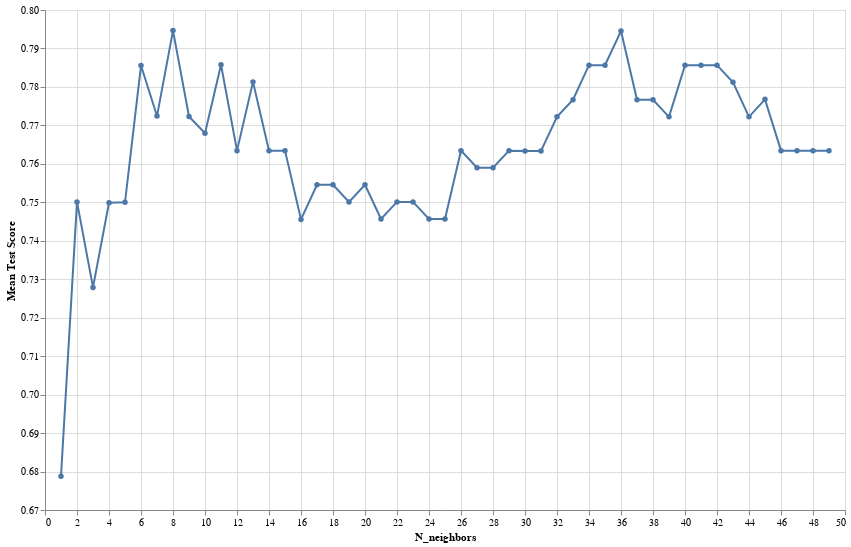

Write notebook code for a chart like this one.
### Code cell
accuracy_versus_k_grid = alt.Chart(accuracies_grid).mark_line(point=True).encode(
     x=alt.X("param_kneighborsclassifier__n_neighbors", title = "N_neighbors"),
     y=alt.Y("mean_test_score", title = "Mean Test Score").scale(zero=False)
).properties(
    height=500,
    width=800
)
accuracy_versus_k_grid
# optimal is 36 and 6

### Figure 1 — Vega-Lite specification as saved in the notebook (floating-point values rounded to 4 significant figures)
{"config": {"view": {"continuousWidth": 300, "continuousHeight": 300}}, "data": {"name": "data-6375ad8b7fe3f30514e1131139b837df"}, "mark": {"type": "line", "point": true}, "encoding": {"x": {"field": "param_kneighborsclassifier__n_neighbors", "title": "N_neighbors", "type": "quantitative"}, "y": {"field": "mean_test_score", "scale": {"zero": false}, "title": "Mean Test Score", "type": "quantitative"}}, "height": 500, "width": 800, "$schema": "https://vega.github.io/schema/vega-lite/v5.16.3.json", "datasets": {"data-6375ad8b7fe3f30514e1131139b837df": [{"mean_fit_time": 0.008283, "std_fit_time": 0.0001963, "mean_score_time": 0.008689, "std_score_time": 0.0006131, "param_kneighborsclassifier__n_neighbors": 1, "params": {"kneighborsclassifier__n_neighbors": 1}, "split0_test_score": 0.7111, "split1_test_score": 0.6667, "split2_test_score": 0.6667, "split3_test_score": 0.6222, "split4_test_score": 0.7273, "mean_test_score": 0.6788, "std_test_score": 0.03712, "rank_test_score": 49, "split0_train_score": 0.8659, "split1_train_score": 0.8883, "split2_train_score": 0.9106, "split3_train_score": 0.9106, "split4_train_score": 0.9111, "mean_train_score": 0.8973, "std_train_score": 0.01795}, {"mean_fit_time": 0.0139, "std_fit_time": 0.004431, "mean_score_time": 0.009601, "std_score_time": 0.0007271, "param_kneighborsclassifier__n_neighbors": 2, "params": {"kneighborsclassifier__n_neighbors": 2}, "split0_test_score": 0.7556, "split1_test_score": 0.7333, "split2_test_score": 0.7333, "split3_test_score": 0.7556, "split4_test_score": 0.7727, "mean_test_score": 0.7501, "std_test_score": 0.01506, "rank_test_score": 38, "split0_train_score": 0.8212, "split1_train_score": 0.8101, "split2_train_score": 0.838, "split3_train_score": 0.8324, "split4_train_score": 0.8333, "mean_train_score": 0.827, "std_train_score": 0.0101}, {"mean_fit_time": 0.009394, "std_fit_time": 0.001298, "mean_score_time": 0.009255, "std_score_time": 0.0008823, "param_kneighborsclassifier__n_neighbors": 3, "params": {"kneighborsclassifier__n_neighbors": 3}, "split0_test_score": 0.7556, "split1_test_score": 0.7556, "split2_test_score": 0.7556, "split3_test_score": 0.6, "split4_test_score": 0.7727, "mean_test_score": 0.7279, "std_test_score": 0.06428, "rank_test_score": 48, "split0_train_score": 0.8324, "split1_train_score": 0.8045, "split2_train_score": 0.8324, "split3_train_score": 0.8324, "split4_train_score": 0.8389, "mean_train_score": 0.8281, "std_train_score": 0.01209}, {"mean_fit_time": 0.009341, "std_fit_time": 0.003638, "mean_score_time": 0.01012, "std_score_time": 0.003046, "param_kneighborsclassifier__n_neighbors": 4, "params": {"kneighborsclassifier__n_neighbors": 4}, "split0_test_score": 0.7333, "split1_test_score": 0.7778, "split2_test_score": 0.7778, "split3_test_score": 0.7333, "split4_test_score": 0.7273, "mean_test_score": 0.7499, "std_test_score": 0.02287, "rank_test_score": 43, "split0_train_score": 0.8045, "split1_train_score": 0.8101, "split2_train_score": 0.8324, "split3_train_score": 0.7989, "split4_train_score": 0.85, "mean_train_score": 0.8192, "std_train_score": 0.01916}, {"mean_fit_time": 0.009227, "std_fit_time": 0.003008, "mean_score_time": 0.01059, "std_score_time": 0.003227, "param_kneighborsclassifier__n_neighbors": 5, "params": {"kneighborsclassifier__n_neighbors": 5}, "split0_test_score": 0.7333, "split1_test_score": 0.8222, "split2_test_score": 0.7333, "split3_test_score": 0.7111, "split4_test_score": 0.75, "mean_test_score": 0.75, "std_test_score": 0.03817, "rank_test_score": 42, "split0_train_score": 0.8212, "split1_train_score": 0.838, "split2_train_score": 0.8324, "split3_train_score": 0.8101, "split4_train_score": 0.8556, "mean_train_score": 0.8314, "std_train_score": 0.01541}, {"mean_fit_time": 0.01555, "std_fit_time": 0.01288, "mean_score_time": 0.02125, "std_score_time": 0.01289, "param_kneighborsclassifier__n_neighbors": 6, "params": {"kneighborsclassifier__n_neighbors": 6}, "split0_test_score": 0.7556, "split1_test_score": 0.8444, "split2_test_score": 0.7778, "split3_test_score": 0.8, "split4_test_score": 0.75, "mean_test_score": 0.7856, "std_test_score": 0.03435, "rank_test_score": 9, "split0_train_score": 0.8045, "split1_train_score": 0.8045, "split2_train_score": 0.8268, "split3_train_score": 0.8045, "split4_train_score": 0.8278, "mean_train_score": 0.8136, "std_train_score": 0.01119}, {"mean_fit_time": 0.01152, "std_fit_time": 0.003685, "mean_score_time": 0.008592, "std_score_time": 0.002773, "param_kneighborsclassifier__n_neighbors": 7, "params": {"kneighborsclassifier__n_neighbors": 7}, "split0_test_score": 0.7333, "split1_test_score": 0.8222, "split2_test_score": 0.7778, "split3_test_score": 0.7333, "split4_test_score": 0.7955, "mean_test_score": 0.7724, "std_test_score": 0.03491, "rank_test_score": 16, "split0_train_score": 0.8156, "split1_train_score": 0.8156, "split2_train_score": 0.8156, "split3_train_score": 0.7877, "split4_train_score": 0.8056, "mean_train_score": 0.808, "std_train_score": 0.01089}, {"mean_fit_time": 0.007115, "std_fit_time": 0.003117, "mean_score_time": 0.01224, "std_score_time": 0.001759, "param_kneighborsclassifier__n_neighbors": 8, "params": {"kneighborsclassifier__n_neighbors": 8}, "split0_test_score": 0.7333, "split1_test_score": 0.8667, "split2_test_score": 0.8222, "split3_test_score": 0.7556, "split4_test_score": 0.7955, "mean_test_score": 0.7946, "std_test_score": 0.0474, "rank_test_score": 1, "split0_train_score": 0.8156, "split1_train_score": 0.7877, "split2_train_score": 0.8045, "split3_train_score": 0.7989, "split4_train_score": 0.8111, "mean_train_score": 0.8036, "std_train_score": 0.009767}, {"mean_fit_time": 0.009363, "std_fit_time": 0.001446, "mean_score_time": 0.008303, "std_score_time": 0.002383, "param_kneighborsclassifier__n_neighbors": 9, "params": {"kneighborsclassifier__n_neighbors": 9}, "split0_test_score": 0.7333, "split1_test_score": 0.8444, "split2_test_score": 0.7778, "split3_test_score": 0.7333, "split4_test_score": 0.7727, "mean_test_score": 0.7723, "std_test_score": 0.04067, "rank_test_score": 17, "split0_train_score": 0.8156, "split1_train_score": 0.8101, "split2_train_score": 0.8101, "split3_train_score": 0.8045, "split4_train_score": 0.8056, "mean_train_score": 0.8092, "std_train_score": 0.003965}, {"mean_fit_time": 0.00595, "std_fit_time": 0.002741, "mean_score_time": 0.01661, "std_score_time": 0.008424, "param_kneighborsclassifier__n_neighbors": 10, "params": {"kneighborsclassifier__n_neighbors": 10}, "split0_test_score": 0.7333, "split1_test_score": 0.7778, "split2_test_score": 0.8, "split3_test_score": 0.7333, "split4_test_score": 0.7955, "mean_test_score": 0.768, "std_test_score": 0.02925, "rank_test_score": 21, "split0_train_score": 0.8156, "split1_train_score": 0.7877, "split2_train_score": 0.7989, "split3_train_score": 0.7821, "split4_train_score": 0.7889, "mean_train_score": 0.7946, "std_train_score": 0.01181}, {"mean_fit_time": 0.01402, "std_fit_time": 0.005522, "mean_score_time": 0.009115, "std_score_time": 0.001223, "param_kneighborsclassifier__n_neighbors": 11, "params": {"kneighborsclassifier__n_neighbors": 11}, "split0_test_score": 0.7333, "split1_test_score": 0.8667, "split2_test_score": 0.7778, "split3_test_score": 0.7556, "split4_test_score": 0.7955, "mean_test_score": 0.7858, "std_test_score": 0.04553, "rank_test_score": 3, "split0_train_score": 0.8045, "split1_train_score": 0.7877, "split2_train_score": 0.7989, "split3_train_score": 0.7989, "split4_train_score": 0.7944, "mean_train_score": 0.7969, "std_train_score": 0.005579}, {"mean_fit_time": 0.008102, "std_fit_time": 0.004783, "mean_score_time": 0.01135, "std_score_time": 0.002746, "param_kneighborsclassifier__n_neighbors": 12, "params": {"kneighborsclassifier__n_neighbors": 12}, "split0_test_score": 0.7111, "split1_test_score": 0.8222, "split2_test_score": 0.7778, "split3_test_score": 0.7333, "split4_test_score": 0.7727, "mean_test_score": 0.7634, "std_test_score": 0.03845, "rank_test_score": 22, "split0_train_score": 0.8045, "split1_train_score": 0.7821, "split2_train_score": 0.7933, "split3_train_score": 0.8101, "split4_train_score": 0.7833, "mean_train_score": 0.7947, "std_train_score": 0.01114}, {"mean_fit_time": 0.007839, "std_fit_time": 0.001681, "mean_score_time": 0.01576, "std_score_time": 0.006828, "param_kneighborsclassifier__n_neighbors": 13, "params": {"kneighborsclassifier__n_neighbors": 13}, "split0_test_score": 0.7333, "split1_test_score": 0.8444, "split2_test_score": 0.7778, "split3_test_score": 0.7556, "split4_test_score": 0.7955, "mean_test_score": 0.7813, "std_test_score": 0.03785, "rank_test_score": 10, "split0_train_score": 0.7933, "split1_train_score": 0.7709, "split2_train_score": 0.7933, "split3_train_score": 0.8045, "split4_train_score": 0.7778, "mean_train_score": 0.788, "std_train_score": 0.01202}, {"mean_fit_time": 0.00892, "std_fit_time": 0.001965, "mean_score_time": 0.009602, "std_score_time": 0.00433, "param_kneighborsclassifier__n_neighbors": 14, "params": {"kneighborsclassifier__n_neighbors": 14}, "split0_test_score": 0.7111, "split1_test_score": 0.8, "split2_test_score": 0.8, "split3_test_score": 0.7333, "split4_test_score": 0.7727, "mean_test_score": 0.7634, "std_test_score": 0.03579, "rank_test_score": 22, "split0_train_score": 0.7989, "split1_train_score": 0.7821, "split2_train_score": 0.7821, "split3_train_score": 0.7933, "split4_train_score": 0.7889, "mean_train_score": 0.7891, "std_train_score": 0.006492}, {"mean_fit_time": 0.00985, "std_fit_time": 0.001554, "mean_score_time": 0.009928, "std_score_time": 0.001957, "param_kneighborsclassifier__n_neighbors": 15, "params": {"kneighborsclassifier__n_neighbors": 15}, "split0_test_score": 0.7111, "split1_test_score": 0.8222, "split2_test_score": 0.7778, "split3_test_score": 0.7333, "split4_test_score": 0.7727, "mean_test_score": 0.7634, "std_test_score": 0.03845, "rank_test_score": 22, "split0_train_score": 0.7877, "split1_train_score": 0.7486, "split2_train_score": 0.7821, "split3_train_score": 0.7989, "split4_train_score": 0.7944, "mean_train_score": 0.7824, "std_train_score": 0.01782}, {"mean_fit_time": 0.01204, "std_fit_time": 0.003952, "mean_score_time": 0.01321, "std_score_time": 0.007887, "param_kneighborsclassifier__n_neighbors": 16, "params": {"kneighborsclassifier__n_neighbors": 16}, "split0_test_score": 0.7111, "split1_test_score": 0.8, "split2_test_score": 0.7778, "split3_test_score": 0.6889, "split4_test_score": 0.75, "mean_test_score": 0.7456, "std_test_score": 0.04104, "rank_test_score": 47, "split0_train_score": 0.7989, "split1_train_score": 0.7598, "split2_train_score": 0.7821, "split3_train_score": 0.7821, "split4_train_score": 0.7667, "mean_train_score": 0.7779, "std_train_score": 0.01364}, {"mean_fit_time": 0.009286, "std_fit_time": 0.003461, "mean_score_time": 0.01002, "std_score_time": 0.002262, "param_kneighborsclassifier__n_neighbors": 17, "params": {"kneighborsclassifier__n_neighbors": 17}, "split0_test_score": 0.7111, "split1_test_score": 0.8222, "split2_test_score": 0.7778, "split3_test_score": 0.6889, "split4_test_score": 0.7727, "mean_test_score": 0.7545, "std_test_score": 0.04827, "rank_test_score": 35, "split0_train_score": 0.7933, "split1_train_score": 0.7486, "split2_train_score": 0.7877, "split3_train_score": 0.7877, "split4_train_score": 0.7889, "mean_train_score": 0.7812, "std_train_score": 0.01645}, {"mean_fit_time": 0.008558, "std_fit_time": 0.001891, "mean_score_time": 0.01169, "std_score_time": 0.004472, "param_kneighborsclassifier__n_neighbors": 18, "params": {"kneighborsclassifier__n_neighbors": 18}, "split0_test_score": 0.7111, "split1_test_score": 0.8, "split2_test_score": 0.7778, "split3_test_score": 0.7111, "split4_test_score": 0.7727, "mean_test_score": 0.7545, "std_test_score": 0.03663, "rank_test_score": 35, "split0_train_score": 0.7709, "split1_train_score": 0.7542, "split2_train_score": 0.7933, "split3_train_score": 0.7877, "split4_train_score": 0.7667, "mean_train_score": 0.7746, "std_train_score": 0.01424}, {"mean_fit_time": 0.00739, "std_fit_time": 0.001969, "mean_score_time": 0.01098, "std_score_time": 0.004206, "param_kneighborsclassifier__n_neighbors": 19, "params": {"kneighborsclassifier__n_neighbors": 19}, "split0_test_score": 0.7333, "split1_test_score": 0.8, "split2_test_score": 0.7556, "split3_test_score": 0.6889, "split4_test_score": 0.7727, "mean_test_score": 0.7501, "std_test_score": 0.03758, "rank_test_score": 38, "split0_train_score": 0.7877, "split1_train_score": 0.7598, "split2_train_score": 0.7933, "split3_train_score": 0.7877, "split4_train_score": 0.7667, "mean_train_score": 0.779, "std_train_score": 0.01325}, {"mean_fit_time": 0.007543, "std_fit_time": 0.002226, "mean_score_time": 0.01562, "std_score_time": 0.009049, "param_kneighborsclassifier__n_neighbors": 20, "params": {"kneighborsclassifier__n_neighbors": 20}, "split0_test_score": 0.7111, "split1_test_score": 0.7778, "split2_test_score": 0.8, "split3_test_score": 0.7111, "split4_test_score": 0.7727, "mean_test_score": 0.7545, "std_test_score": 0.03663, "rank_test_score": 35, "split0_train_score": 0.7765, "split1_train_score": 0.7654, "split2_train_score": 0.7654, "split3_train_score": 0.7877, "split4_train_score": 0.7667, "mean_train_score": 0.7723, "std_train_score": 0.008756}, {"mean_fit_time": 0.007203, "std_fit_time": 0.002459, "mean_score_time": 0.01717, "std_score_time": 0.01198, "param_kneighborsclassifier__n_neighbors": 21, "params": {"kneighborsclassifier__n_neighbors": 21}, "split0_test_score": 0.7111, "split1_test_score": 0.7778, "split2_test_score": 0.7556, "split3_test_score": 0.7111, "split4_test_score": 0.7727, "mean_test_score": 0.7457, "std_test_score": 0.02915, "rank_test_score": 44, "split0_train_score": 0.7765, "split1_train_score": 0.7654, "split2_train_score": 0.7877, "split3_train_score": 0.7877, "split4_train_score": 0.7667, "mean_train_score": 0.7768, "std_train_score": 0.009712}, {"mean_fit_time": 0.009943, "std_fit_time": 0.005776, "mean_score_time": 0.01225, "std_score_time": 0.004408, "param_kneighborsclassifier__n_neighbors": 22, "params": {"kneighborsclassifier__n_neighbors": 22}, "split0_test_score": 0.7111, "split1_test_score": 0.7778, "split2_test_score": 0.7778, "split3_test_score": 0.7111, "split4_test_score": 0.7727, "mean_test_score": 0.7501, "std_test_score": 0.03189, "rank_test_score": 38, "split0_train_score": 0.7709, "split1_train_score": 0.7598, "split2_train_score": 0.7598, "split3_train_score": 0.7877, "split4_train_score": 0.7611, "mean_train_score": 0.7679, "std_train_score": 0.01077}, {"mean_fit_time": 0.007586, "std_fit_time": 0.001833, "mean_score_time": 0.01266, "std_score_time": 0.005027, "param_kneighborsclassifier__n_neighbors": 23, "params": {"kneighborsclassifier__n_neighbors": 23}, "split0_test_score": 0.7111, "split1_test_score": 0.7778, "split2_test_score": 0.7778, "split3_test_score": 0.7111, "split4_test_score": 0.7727, "mean_test_score": 0.7501, "std_test_score": 0.03189, "rank_test_score": 38, "split0_train_score": 0.7765, "split1_train_score": 0.7598, "split2_train_score": 0.7654, "split3_train_score": 0.7877, "split4_train_score": 0.7556, "mean_train_score": 0.769, "std_train_score": 0.01171}, {"mean_fit_time": 0.009094, "std_fit_time": 0.006097, "mean_score_time": 0.009829, "std_score_time": 0.00349, "param_kneighborsclassifier__n_neighbors": 24, "params": {"kneighborsclassifier__n_neighbors": 24}, "split0_test_score": 0.7111, "split1_test_score": 0.7778, "split2_test_score": 0.7778, "split3_test_score": 0.6889, "split4_test_score": 0.7727, "mean_test_score": 0.7457, "std_test_score": 0.03798, "rank_test_score": 44, "split0_train_score": 0.7765, "split1_train_score": 0.7598, "split2_train_score": 0.7598, "split3_train_score": 0.7877, "split4_train_score": 0.7556, "mean_train_score": 0.7679, "std_train_score": 0.01226}, {"mean_fit_time": 0.008593, "std_fit_time": 0.004444, "mean_score_time": 0.01069, "std_score_time": 0.003856, "param_kneighborsclassifier__n_neighbors": 25, "params": {"kneighborsclassifier__n_neighbors": 25}, "split0_test_score": 0.7111, "split1_test_score": 0.7778, "split2_test_score": 0.7778, "split3_test_score": 0.6889, "split4_test_score": 0.7727, "mean_test_score": 0.7457, "std_test_score": 0.03798, "rank_test_score": 44, "split0_train_score": 0.7765, "split1_train_score": 0.7542, "split2_train_score": 0.7654, "split3_train_score": 0.7877, "split4_train_score": 0.7556, "mean_train_score": 0.7679, "std_train_score": 0.01276}, {"mean_fit_time": 0.008497, "std_fit_time": 0.004174, "mean_score_time": 0.01015, "std_score_time": 0.007781, "param_kneighborsclassifier__n_neighbors": 26, "params": {"kneighborsclassifier__n_neighbors": 26}, "split0_test_score": 0.7333, "split1_test_score": 0.8, "split2_test_score": 0.8, "split3_test_score": 0.7111, "split4_test_score": 0.7727, "mean_test_score": 0.7634, "std_test_score": 0.03579, "rank_test_score": 22, "split0_train_score": 0.7709, "split1_train_score": 0.7542, "split2_train_score": 0.7654, "split3_train_score": 0.7765, "split4_train_score": 0.7611, "mean_train_score": 0.7656, "std_train_score": 0.007728}, {"mean_fit_time": 0.01553, "std_fit_time": 0.006406, "mean_score_time": 0.01298, "std_score_time": 0.002449, "param_kneighborsclassifier__n_neighbors": 27, "params": {"kneighborsclassifier__n_neighbors": 27}, "split0_test_score": 0.7111, "split1_test_score": 0.8, "split2_test_score": 0.8, "split3_test_score": 0.7111, "split4_test_score": 0.7727, "mean_test_score": 0.759, "std_test_score": 0.04034, "rank_test_score": 33, "split0_train_score": 0.7765, "split1_train_score": 0.7542, "split2_train_score": 0.7654, "split3_train_score": 0.7765, "split4_train_score": 0.7556, "mean_train_score": 0.7656, "std_train_score": 0.009699}, {"mean_fit_time": 0.01398, "std_fit_time": 0.003566, "mean_score_time": 0.007217, "std_score_time": 0.004428, "param_kneighborsclassifier__n_neighbors": 28, "params": {"kneighborsclassifier__n_neighbors": 28}, "split0_test_score": 0.7111, "split1_test_score": 0.8, "split2_test_score": 0.8, "split3_test_score": 0.7111, "split4_test_score": 0.7727, "mean_test_score": 0.759, "std_test_score": 0.04034, "rank_test_score": 33, "split0_train_score": 0.7821, "split1_train_score": 0.7598, "split2_train_score": 0.7542, "split3_train_score": 0.7765, "split4_train_score": 0.7667, "mean_train_score": 0.7679, "std_train_score": 0.01032}, {"mean_fit_time": 0.01031, "std_fit_time": 0.003576, "mean_score_time": 0.00914, "std_score_time": 0.004805, "param_kneighborsclassifier__n_neighbors": 29, "params": {"kneighborsclassifier__n_neighbors": 29}, "split0_test_score": 0.7111, "split1_test_score": 0.8, "split2_test_score": 0.8, "split3_test_score": 0.7333, "split4_test_score": 0.7727, "mean_test_score": 0.7634, "std_test_score": 0.03579, "rank_test_score": 22, "split0_train_score": 0.7821, "split1_train_score": 0.7598, "split2_train_score": 0.7598, "split3_train_score": 0.7709, "split4_train_score": 0.7667, "mean_train_score": 0.7679, "std_train_score": 0.008308}, {"mean_fit_time": 0.009815, "std_fit_time": 0.001157, "mean_score_time": 0.008056, "std_score_time": 0.005948, "param_kneighborsclassifier__n_neighbors": 30, "params": {"kneighborsclassifier__n_neighbors": 30}, "split0_test_score": 0.7333, "split1_test_score": 0.8, "split2_test_score": 0.8, "split3_test_score": 0.7333, "split4_test_score": 0.75, "mean_test_score": 0.7633, "std_test_score": 0.03055, "rank_test_score": 31, "split0_train_score": 0.7765, "split1_train_score": 0.7598, "split2_train_score": 0.7598, "split3_train_score": 0.7765, "split4_train_score": 0.7778, "mean_train_score": 0.7701, "std_train_score": 0.008426}, {"mean_fit_time": 0.006322, "std_fit_time": 0.004663, "mean_score_time": 0.01265, "std_score_time": 0.003906, "param_kneighborsclassifier__n_neighbors": 31, "params": {"kneighborsclassifier__n_neighbors": 31}, "split0_test_score": 0.7333, "split1_test_score": 0.8, "split2_test_score": 0.8, "split3_test_score": 0.7333, "split4_test_score": 0.75, "mean_test_score": 0.7633, "std_test_score": 0.03055, "rank_test_score": 31, "split0_train_score": 0.7765, "split1_train_score": 0.7654, "split2_train_score": 0.7654, "split3_train_score": 0.7821, "split4_train_score": 0.7722, "mean_train_score": 0.7723, "std_train_score": 0.006491}, {"mean_fit_time": 0.01118, "std_fit_time": 0.004249, "mean_score_time": 0.008339, "std_score_time": 0.001064, "param_kneighborsclassifier__n_neighbors": 32, "params": {"kneighborsclassifier__n_neighbors": 32}, "split0_test_score": 0.7778, "split1_test_score": 0.8, "split2_test_score": 0.8, "split3_test_score": 0.7333, "split4_test_score": 0.75, "mean_test_score": 0.7722, "std_test_score": 0.02676, "rank_test_score": 18, "split0_train_score": 0.7765, "split1_train_score": 0.7709, "split2_train_score": 0.7598, "split3_train_score": 0.7765, "split4_train_score": 0.7833, "mean_train_score": 0.7734, "std_train_score": 0.007873}, {"mean_fit_time": 0.008042, "std_fit_time": 0.00479, "mean_score_time": 0.01053, "std_score_time": 0.002757, "param_kneighborsclassifier__n_neighbors": 33, "params": {"kneighborsclassifier__n_neighbors": 33}, "split0_test_score": 0.7778, "split1_test_score": 0.8, "split2_test_score": 0.8, "split3_test_score": 0.7556, "split4_test_score": 0.75, "mean_test_score": 0.7767, "std_test_score": 0.0212, "rank_test_score": 13, "split0_train_score": 0.7765, "split1_train_score": 0.7709, "split2_train_score": 0.7598, "split3_train_score": 0.7765, "split4_train_score": 0.7833, "mean_train_score": 0.7734, "std_train_score": 0.007873}, {"mean_fit_time": 0.0115, "std_fit_time": 0.003198, "mean_score_time": 0.0103, "std_score_time": 0.001319, "param_kneighborsclassifier__n_neighbors": 34, "params": {"kneighborsclassifier__n_neighbors": 34}, "split0_test_score": 0.7778, "split1_test_score": 0.8, "split2_test_score": 0.8, "split3_test_score": 0.7778, "split4_test_score": 0.7727, "mean_test_score": 0.7857, "std_test_score": 0.01186, "rank_test_score": 4, "split0_train_score": 0.7821, "split1_train_score": 0.7821, "split2_train_score": 0.7654, "split3_train_score": 0.7821, "split4_train_score": 0.7889, "mean_train_score": 0.7801, "std_train_score": 0.007832}, {"mean_fit_time": 0.007147, "std_fit_time": 0.00367, "mean_score_time": 0.01466, "std_score_time": 0.002643, "param_kneighborsclassifier__n_neighbors": 35, "params": {"kneighborsclassifier__n_neighbors": 35}, "split0_test_score": 0.8, "split1_test_score": 0.8, "split2_test_score": 0.8, "split3_test_score": 0.7556, "split4_test_score": 0.7727, "mean_test_score": 0.7857, "std_test_score": 0.01839, "rank_test_score": 4, "split0_train_score": 0.7821, "split1_train_score": 0.7709, "split2_train_score": 0.7654, "split3_train_score": 0.7821, "split4_train_score": 0.7833, "mean_train_score": 0.7768, "std_train_score": 0.007272}, {"mean_fit_time": 0.009826, "std_fit_time": 0.001303, "mean_score_time": 0.01476, "std_score_time": 0.003891, "param_kneighborsclassifier__n_neighbors": 36, "params": {"kneighborsclassifier__n_neighbors": 36}, "split0_test_score": 0.7778, "split1_test_score": 0.8, "split2_test_score": 0.8, "split3_test_score": 0.8222, "split4_test_score": 0.7727, "mean_test_score": 0.7945, "std_test_score": 0.01779, "rank_test_score": 2, "split0_train_score": 0.7765, "split1_train_score": 0.7821, "split2_train_score": 0.7709, "split3_train_score": 0.7821, "split4_train_score": 0.7889, "mean_train_score": 0.7801, "std_train_score": 0.006031}, {"mean_fit_time": 0.01158, "std_fit_time": 0.004676, "mean_score_time": 0.01352, "std_score_time": 0.004304, "param_kneighborsclassifier__n_neighbors": 37, "params": {"kneighborsclassifier__n_neighbors": 37}, "split0_test_score": 0.7778, "split1_test_score": 0.8, "split2_test_score": 0.8, "split3_test_score": 0.7556, "split4_test_score": 0.75, "mean_test_score": 0.7767, "std_test_score": 0.0212, "rank_test_score": 13, "split0_train_score": 0.7765, "split1_train_score": 0.7821, "split2_train_score": 0.7709, "split3_train_score": 0.7821, "split4_train_score": 0.7778, "mean_train_score": 0.7779, "std_train_score": 0.004144}, {"mean_fit_time": 0.01124, "std_fit_time": 0.00325, "mean_score_time": 0.01145, "std_score_time": 0.002128, "param_kneighborsclassifier__n_neighbors": 38, "params": {"kneighborsclassifier__n_neighbors": 38}, "split0_test_score": 0.7778, "split1_test_score": 0.8, "split2_test_score": 0.8, "split3_test_score": 0.7556, "split4_test_score": 0.75, "mean_test_score": 0.7767, "std_test_score": 0.0212, "rank_test_score": 13, "split0_train_score": 0.7765, "split1_train_score": 0.7709, "split2_train_score": 0.7821, "split3_train_score": 0.7821, "split4_train_score": 0.7778, "mean_train_score": 0.7779, "std_train_score": 0.004144}, {"mean_fit_time": 0.01171, "std_fit_time": 0.004866, "mean_score_time": 0.01222, "std_score_time": 0.004201, "param_kneighborsclassifier__n_neighbors": 39, "params": {"kneighborsclassifier__n_neighbors": 39}, "split0_test_score": 0.7778, "split1_test_score": 0.8, "split2_test_score": 0.8, "split3_test_score": 0.7333, "split4_test_score": 0.75, "mean_test_score": 0.7722, "std_test_score": 0.02676, "rank_test_score": 18, "split0_train_score": 0.7765, "split1_train_score": 0.7709, "split2_train_score": 0.7821, "split3_train_score": 0.7654, "split4_train_score": 0.7778, "mean_train_score": 0.7745, "std_train_score": 0.005815}, {"mean_fit_time": 0.008999, "std_fit_time": 0.002853, "mean_score_time": 0.00925, "std_score_time": 0.0028, "param_kneighborsclassifier__n_neighbors": 40, "params": {"kneighborsclassifier__n_neighbors": 40}, "split0_test_score": 0.7778, "split1_test_score": 0.8, "split2_test_score": 0.8, "split3_test_score": 0.7778, "split4_test_score": 0.7727, "mean_test_score": 0.7857, "std_test_score": 0.01186, "rank_test_score": 4, "split0_train_score": 0.7765, "split1_train_score": 0.7765, "split2_train_score": 0.7765, "split3_train_score": 0.7877, "split4_train_score": 0.7889, "mean_train_score": 0.7812, "std_train_score": 0.005775}, {"mean_fit_time": 0.009708, "std_fit_time": 0.001992, "mean_score_time": 0.01351, "std_score_time": 0.003685, "param_kneighborsclassifier__n_neighbors": 41, "params": {"kneighborsclassifier__n_neighbors": 41}, "split0_test_score": 0.7778, "split1_test_score": 0.8, "split2_test_score": 0.8, "split3_test_score": 0.7778, "split4_test_score": 0.7727, "mean_test_score": 0.7857, "std_test_score": 0.01186, "rank_test_score": 4, "split0_train_score": 0.7709, "split1_train_score": 0.7821, "split2_train_score": 0.7821, "split3_train_score": 0.7765, "split4_train_score": 0.7889, "mean_train_score": 0.7801, "std_train_score": 0.006031}, {"mean_fit_time": 0.01069, "std_fit_time": 0.001295, "mean_score_time": 0.01054, "std_score_time": 0.0007936, "param_kneighborsclassifier__n_neighbors": 42, "params": {"kneighborsclassifier__n_neighbors": 42}, "split0_test_score": 0.7778, "split1_test_score": 0.8, "split2_test_score": 0.8, "split3_test_score": 0.7778, "split4_test_score": 0.7727, "mean_test_score": 0.7857, "std_test_score": 0.01186, "rank_test_score": 4, "split0_train_score": 0.7765, "split1_train_score": 0.7765, "split2_train_score": 0.7765, "split3_train_score": 0.7765, "split4_train_score": 0.7889, "mean_train_score": 0.779, "std_train_score": 0.004941}, {"mean_fit_time": 0.009629, "std_fit_time": 0.002559, "mean_score_time": 0.01248, "std_score_time": 0.005692, "param_kneighborsclassifier__n_neighbors": 43, "params": {"kneighborsclassifier__n_neighbors": 43}, "split0_test_score": 0.7556, "split1_test_score": 0.8, "split2_test_score": 0.8, "split3_test_score": 0.7778, "split4_test_score": 0.7727, "mean_test_score": 0.7812, "std_test_score": 0.01702, "rank_test_score": 11, "split0_train_score": 0.7765, "split1_train_score": 0.7765, "split2_train_score": 0.7821, "split3_train_score": 0.7765, "split4_train_score": 0.7833, "mean_train_score": 0.779, "std_train_score": 0.003057}, {"mean_fit_time": 0.007833, "std_fit_time": 0.002888, "mean_score_time": 0.0122, "std_score_time": 0.004954, "param_kneighborsclassifier__n_neighbors": 44, "params": {"kneighborsclassifier__n_neighbors": 44}, "split0_test_score": 0.7556, "split1_test_score": 0.7778, "split2_test_score": 0.8, "split3_test_score": 0.7778, "split4_test_score": 0.75, "mean_test_score": 0.7722, "std_test_score": 0.01792, "rank_test_score": 20, "split0_train_score": 0.7821, "split1_train_score": 0.7709, "split2_train_score": 0.7821, "split3_train_score": 0.7598, "split4_train_score": 0.7778, "mean_train_score": 0.7745, "std_train_score": 0.008442}, {"mean_fit_time": 0.01458, "std_fit_time": 0.009005, "mean_score_time": 0.01386, "std_score_time": 0.002809, "param_kneighborsclassifier__n_neighbors": 45, "params": {"kneighborsclassifier__n_neighbors": 45}, "split0_test_score": 0.7556, "split1_test_score": 0.7778, "split2_test_score": 0.8, "split3_test_score": 0.7778, "split4_test_score": 0.7727, "mean_test_score": 0.7768, "std_test_score": 0.0142, "rank_test_score": 12, "split0_train_score": 0.7765, "split1_train_score": 0.7765, "split2_train_score": 0.7709, "split3_train_score": 0.7654, "split4_train_score": 0.7778, "mean_train_score": 0.7734, "std_train_score": 0.004678}, {"mean_fit_time": 0.01208, "std_fit_time": 0.003183, "mean_score_time": 0.01384, "std_score_time": 0.004116, "param_kneighborsclassifier__n_neighbors": 46, "params": {"kneighborsclassifier__n_neighbors": 46}, "split0_test_score": 0.7333, "split1_test_score": 0.7778, "split2_test_score": 0.7778, "split3_test_score": 0.7556, "split4_test_score": 0.7727, "mean_test_score": 0.7634, "std_test_score": 0.01712, "rank_test_score": 22, "split0_train_score": 0.7933, "split1_train_score": 0.7709, "split2_train_score": 0.7709, "split3_train_score": 0.7709, "split4_train_score": 0.7833, "mean_train_score": 0.7779, "std_train_score": 0.009072}, {"mean_fit_time": 0.01183, "std_fit_time": 0.004118, "mean_score_time": 0.01331, "std_score_time": 0.002929, "param_kneighborsclassifier__n_neighbors": 47, "params": {"kneighborsclassifier__n_neighbors": 47}, "split0_test_score": 0.7333, "split1_test_score": 0.7778, "split2_test_score": 0.7778, "split3_test_score": 0.7556, "split4_test_score": 0.7727, "mean_test_score": 0.7634, "std_test_score": 0.01712, "rank_test_score": 22, "split0_train_score": 0.7765, "split1_train_score": 0.7709, "split2_train_score": 0.7765, "split3_train_score": 0.7709, "split4_train_score": 0.7889, "mean_train_score": 0.7768, "std_train_score": 0.006553}, {"mean_fit_time": 0.01045, "std_fit_time": 0.007655, "mean_score_time": 0.0143, "std_score_time": 0.003479, "param_kneighborsclassifier__n_neighbors": 48, "params": {"kneighborsclassifier__n_neighbors": 48}, "split0_test_score": 0.7556, "split1_test_score": 0.7556, "split2_test_score": 0.7778, "split3_test_score": 0.7556, "split4_test_score": 0.7727, "mean_test_score": 0.7634, "std_test_score": 0.009781, "rank_test_score": 22, "split0_train_score": 0.7821, "split1_train_score": 0.7765, "split2_train_score": 0.7765, "split3_train_score": 0.7542, "split4_train_score": 0.7722, "mean_train_score": 0.7723, "std_train_score": 0.009595}, {"mean_fit_time": 0.01169, "std_fit_time": 0.004175, "mean_score_time": 0.01733, "std_score_time": 0.01173, "param_kneighborsclassifier__n_neighbors": 49, "params": {"kneighborsclassifier__n_neighbors": 49}, "split0_test_score": 0.7556, "split1_test_score": 0.7556, "split2_test_score": 0.7778, "split3_test_score": 0.7556, "split4_test_score": 0.7727, "mean_test_score": 0.7634, "std_test_score": 0.009781, "rank_test_score": 22, "split0_train_score": 0.7821, "split1_train_score": 0.7709, "split2_train_score": 0.7821, "split3_train_score": 0.7542, "split4_train_score": 0.7667, "mean_train_score": 0.7712, "std_train_score": 0.01047}]}}
